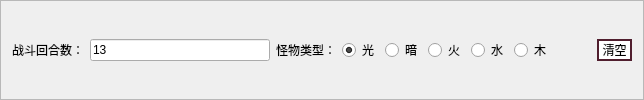
                         <widget class="QFrame" name="frame_20">
                          <property name="sizePolicy">
                           <sizepolicy hsizetype="Expanding" vsizetype="Preferred">
                            <horstretch>0</horstretch>
                            <verstretch>0</verstretch>
                           </sizepolicy>
                          </property>
                          <property name="styleSheet">
                           <string notr="true">QPushButton{
	border-style: solid;
  	border-width: 2px;
	border-color: rgb(80, 30, 46);
	background-color: rgb(255, 255, 255);
}</string>
                          </property>
                          <property name="frameShape">
                           <enum>QFrame::StyledPanel</enum>
                          </property>
                          <property name="frameShadow">
                           <enum>QFrame::Raised</enum>
                          </property>
                          <layout class="QHBoxLayout" name="horizontalLayout_23">
                           <item alignment="Qt::AlignLeft|Qt::AlignVCenter">
                            <widget class="QLabel" name="label">
                             <property name="text">
                              <string>战斗回合数：</string>
                             </property>
                            </widget>
                           </item>
                           <item>
                            <widget class="QLineEdit" name="battleRoundLineEdit">
                             <property name="minimumSize">
                              <size>
                               <width>180</width>
                               <height>0</height>
                              </size>
                             </property>
                             <property name="maximumSize">
                              <size>
                               <width>180</width>
                               <height>16777215</height>
                              </size>
                             </property>
                             <property name="text">
                              <string>13</string>
                             </property>
                            </widget>
                           </item>
                           <item>
                            <widget class="QLabel" name="label_22">
                             <property name="text">
                              <string>怪物类型：</string>
                             </property>
                            </widget>
                           </item>
                           <item>
                            <widget class="QRadioButton" name="monsterTypeRadioBtn_Light">
                             <property name="text">
                              <string>光</string>
                             </property>
                             <property name="checked">
                              <bool>true</bool>
                             </property>
                            </widget>
                           </item>
                           <item>
                            <widget class="QRadioButton" name="monsterTypeRadioBtn_Dark">
                             <property name="text">
                              <string>暗</string>
                             </property>
                            </widget>
                           </item>
                           <item>
                            <widget class="QRadioButton" name="monsterTypeRadioBtn_Fire">
                             <property name="text">
                              <string>火</string>
                             </property>
                            </widget>
                           </item>
                           <item>
                            <widget class="QRadioButton" name="monsterTypeRadioBtn_Water">
                             <property name="text">
                              <string>水</string>
                             </property>
                            </widget>
                           </item>
                           <item>
                            <widget class="QRadioButton" name="monsterTypeRadioBtn_Wood">
                             <property name="text">
                              <string>木</string>
                             </property>
                            </widget>
                           </item>
                           <item>
                            <spacer name="horizontalSpacer_3">
                             <property name="orientation">
                              <enum>Qt::Horizontal</enum>
                             </property>
                             <property name="sizeHint" stdset="0">
                              <size>
                               <width>40</width>
                               <height>20</height>
                              </size>
                             </property>
                            </spacer>
                           </item>
                           <item>
                            <widget class="QPushButton" name="clearBattleSetBtn">
                             <property name="minimumSize">
                              <size>
                               <width>0</width>
                               <height>0</height>
                              </size>
                             </property>
                             <property name="maximumSize">
                              <size>
                               <width>16777215</width>
                               <height>16777215</height>
                              </size>
                             </property>
                             <property name="text">
                              <string> 清空 </string>
                             </property>
                            </widget>
                           </item>
                          </layout>
                         </widget>
